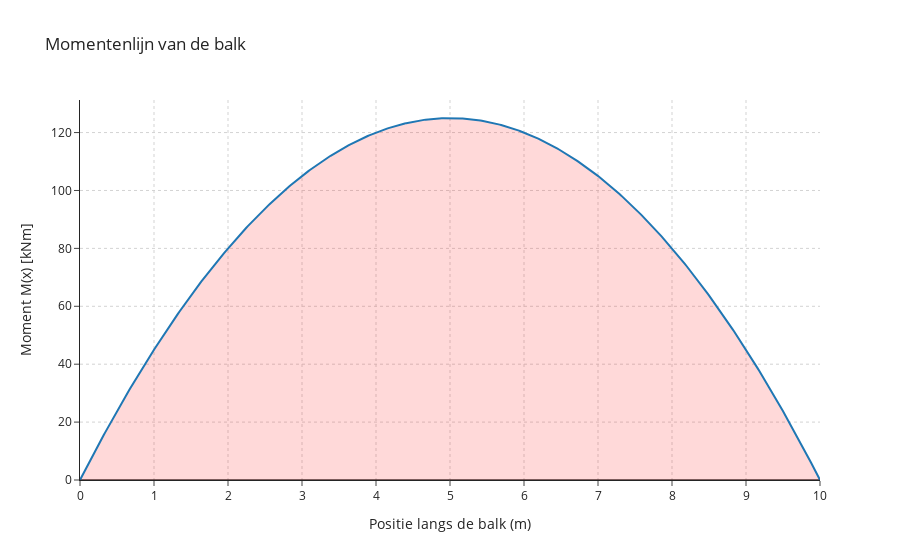

This figure's notebook cell:
### Markdown cell above
De functie voor het buigendmoment is bekend en kan nu getekend worden;

### Code cell
import numpy as np
import plotly.graph_objects as go

# Gegeven parameters
L = 10       # Lengte van de balk (m)
x_C = 11     # Locatie van het koppel (m)
q = 10       # Verdeelde belasting (kN/m)

# Discretisatie van de balk
x_values = np.linspace(0, L, 500)
M_values = np.zeros_like(x_values)

# Momentverloop berekenen
for i, x in enumerate(x_values):
    if x < x_C:
        M_values[i] = - (q / 2) * x**2 + (q / 2) * L * x
    else:
        M_values[i] = M_values[i-1]

# 👉 Sluit de grafiek naar M = 0 aan beide kanten
x_plot = np.concatenate(([0], x_values, [L]))
M_plot = np.concatenate(([0], M_values, [0]))

# y-as bereik zodat 0 zichtbaar blijft
y_min = min(M_plot.min(), 0)
y_max = max(M_plot.max(), 0)

# Plot
fig = go.Figure()

fig.add_trace(
    go.Scatter(
        x=x_plot,
        y=M_plot,
        mode="lines",
        name="Momentverloop M(x)",
        line=dict(width=2),
        fill="tozeroy",                     # ✅ aftekenen naar 0
        fillcolor="rgba(255, 0, 0, 0.15)"   # ✅ kleur (rood, transparant)
    )
)

# Horizontale nul-lijn
fig.add_hline(y=0, line_width=1, line_color="black")

# Layout (zelfde stijl)
fig.update_layout(
    title="Momentenlijn van de balk",
    xaxis=dict(
        title="Positie langs de balk (m)",
        showgrid=True,
        gridcolor="lightgray",
        griddash="dot",
        zeroline=True,
        zerolinecolor="black",
        dtick=1,
        range=[0, L]
    ),
    yaxis=dict(
        title="Moment M(x) [kNm]",
        showgrid=True,
        gridcolor="lightgray",
        griddash="dot",
        zeroline=True,
        zerolinecolor="black",
        range=[y_min * 1.05, y_max * 1.05]
    ),
    template="simple_white"
)

fig.show()

### Figure 1 — Plotly figure (JSON) as saved in the notebook; plotly's stock layout.template omitted (floating-point values rounded to 4 significant figures; data arrays with more than 128 entries replaced by an {"elided": "..."} marker saying what was removed)
{"data": [{"fill": "tozeroy", "fillcolor": "rgba(255, 0, 0, 0.15)", "line": {"width": 2}, "mode": "lines", "name": "Momentverloop M(x)", "type": "scatter", "x": {"elided": "502 float values"}, "y": {"elided": "502 float values"}}], "layout": {"shapes": [{"line": {"color": "black", "width": 1}, "type": "line", "x0": 0, "x1": 1, "xref": "x domain", "y0": 0, "y1": 0, "yref": "y"}], "title": {"text": "Momentenlijn van de balk"}, "xaxis": {"dtick": 1, "gridcolor": "lightgray", "griddash": "dot", "range": [0, 10], "showgrid": true, "title": {"text": "Positie langs de balk (m)"}, "zeroline": true, "zerolinecolor": "black"}, "yaxis": {"gridcolor": "lightgray", "griddash": "dot", "range": [0, 131.2], "showgrid": true, "title": {"text": "Moment M(x) [kNm]"}, "zeroline": true, "zerolinecolor": "black"}}}
